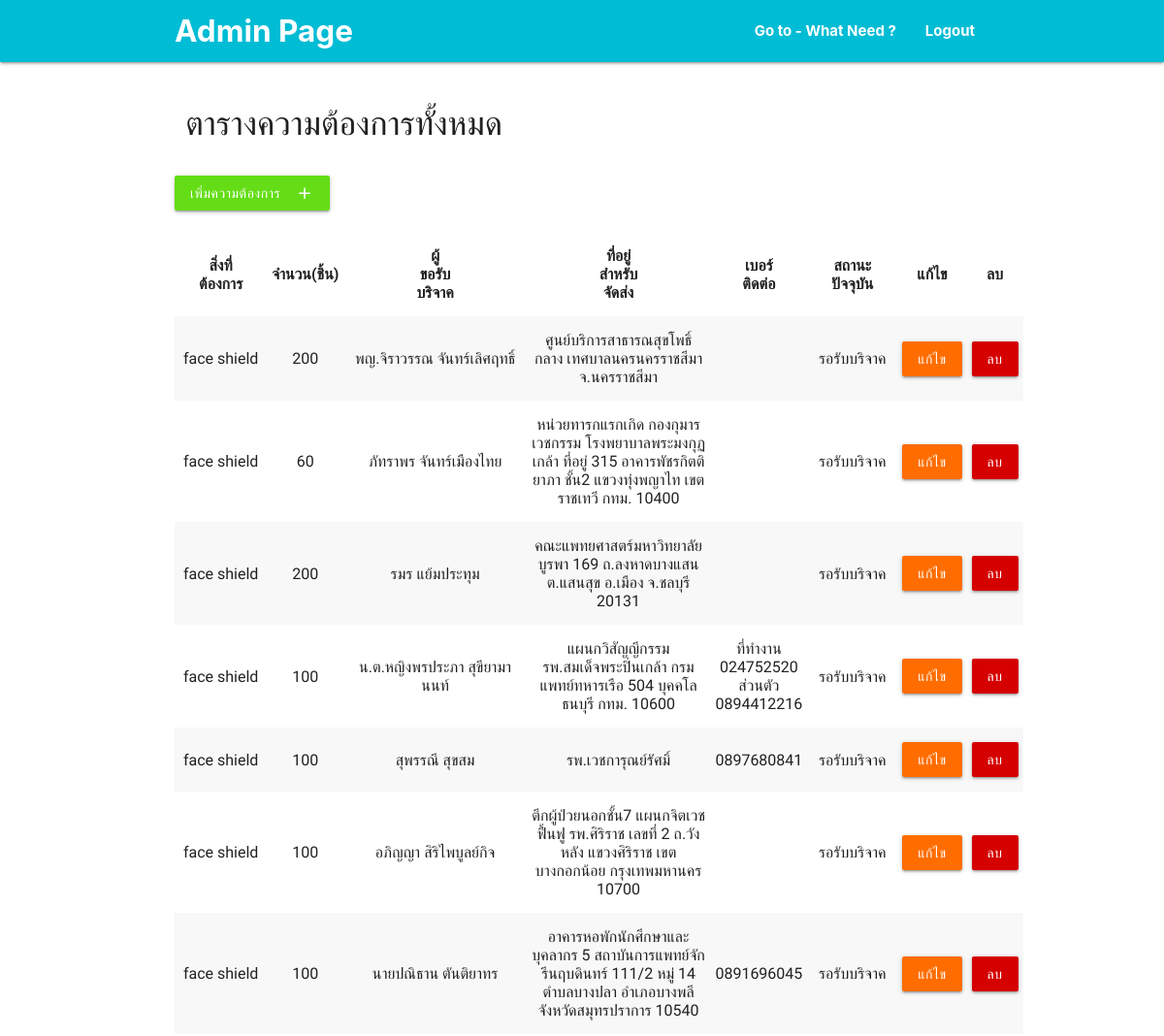
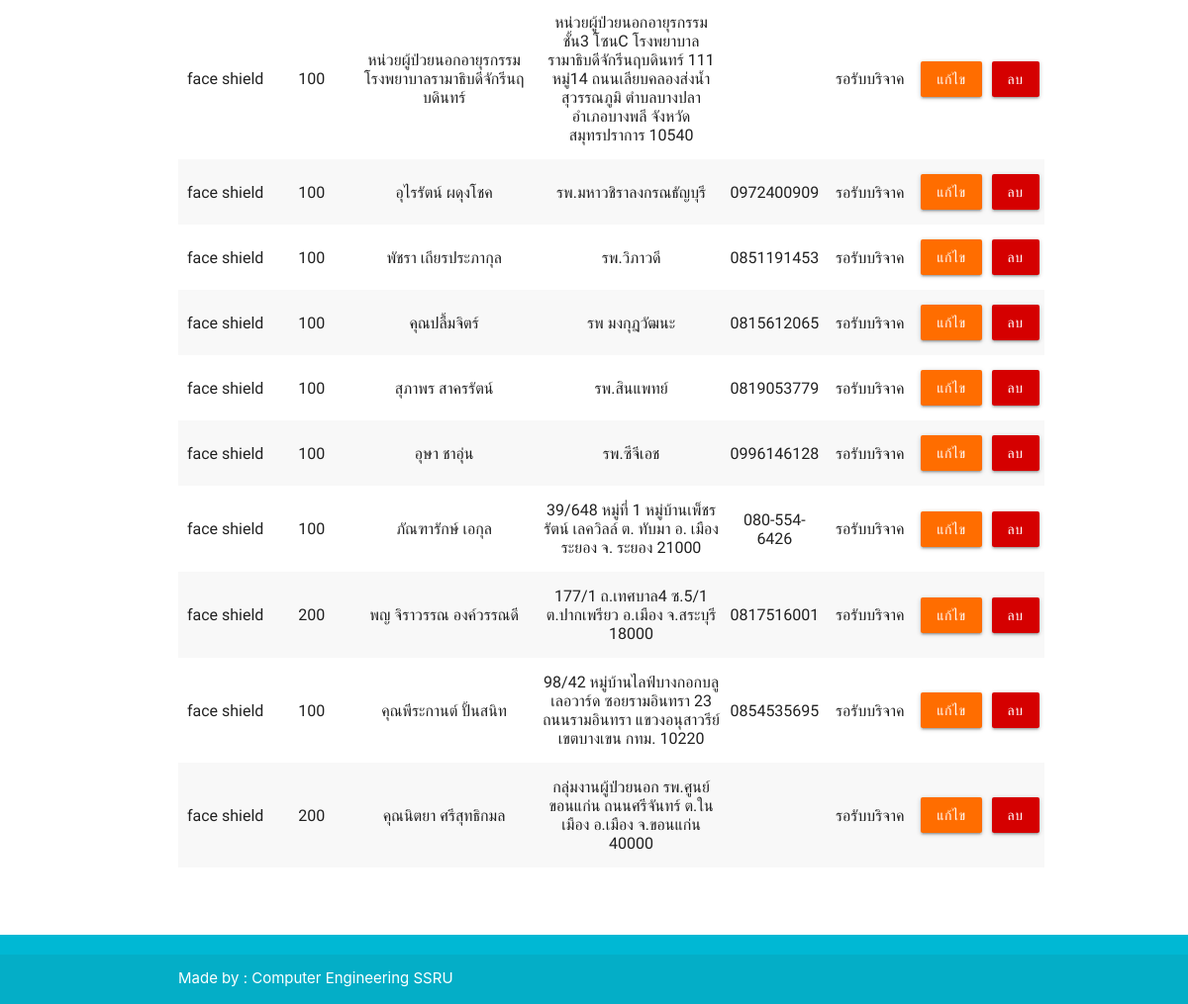
Page /admin/admin_page.php?alert=3 on the committed database (2 pictures, top to bottom).
### tables this page shows
CREATE TABLE `save_med` (
  `id` int(10) NOT NULL,
  `need` text NOT NULL,
  `piece` int(11) NOT NULL,
  `place` text NOT NULL,
  `applicant` text NOT NULL,
  `contact` text NOT NULL,
  `status` text NOT NULL
);

### admin/admin_page.php (the view, shortened to what this page needs)
<?php
require './../server/server.php';
$sql = "SELECT `id`, `need`, `piece`, `place`,`applicant`,`contact`, `status` FROM save_med ";
$result = mysqli_query($connect, $sql);
?>
<!DOCTYPE html>
<html lang="en">
<head>
    <link rel="stylesheet" href="../css/font.css">
    <link href="../css/materialize.css" type="text/css" rel="stylesheet" media="screen,projection" />
    <link href="../css/style.css" type="text/css" rel="stylesheet" media="screen,projection" />
</head>
<body>
    <nav class="cyan" role="navigation">
        <div class="nav-wrapper container">
            <a id="logo-container" href="admin_page.php" class="brand-logo white-text"><b>Admin Page</b></a>
            <ul class="right hide-on-med-and-down">
                <li><a href="../need.php" target="_blank" class="white-text"><b>Go to - What Need ?</b></a></li>
                <li><a href="../index.php" class="white-text"><b>Logout</b></a></li>
            </ul>
        </div>
    </nav>
    <div class="container">
        <br>
        <div class="row">
            <div class="col 6">
                <h4>ตารางความต้องการทั้งหมด</h4>
            </div>
        </div>
        <a href="form_add_need.php">
            <button type="submit" class="btn waves-effect waves-light light-green accent-4">เพิ่มความต้องการ
                <i class="material-icons right">add</i>
            </button>
        </a><br><br>
        <table class="striped">
            <thead>
                <tr>
                    <th style="padding-right: 25px; padding-left: 25px">สิ่งที่ต้องการ</th>
                    <th>จำนวน(ชิ้น)</th>
                    <th style="padding-right: 75px; padding-left: 75px">ผู้ขอรับบริจาค</th>
                    <th style="padding-right: 75px; padding-left: 75px">ที่อยู่สำหรับจัดส่ง</th>
                    <th style="padding-right: 25px; padding-left: 25px">เบอร์ติดต่อ</th>
                    <th style="padding-right: 25px; padding-left: 25px">สถานะปัจจุบัน</th>
                    <th>แก้ไข</th>
                    <th>ลบ</th>
                </tr>
            </thead>
            <tbody>
                <?php while ($row = mysqli_fetch_array($result)) {  ?>
                    <tr>
                        <td><?php echo $row['need'] ?></td>
                        <td><?php echo $row['piece'] ?></td>
                        <td><?php echo $row['applicant'] ?></td>
                        <td><?php echo $row['place'] ?></td>
                        <td><?php echo $row['contact'] ?></td>
                        <td><?php echo $row['status'] ?></td>
                        <td>
                            <a href="form_edit_need.php?333=<?php echo $row['id'] ?>">
                                <button type="submit" class="btn waves-effect waves-light orange accent-4">แก้ไข
                                </button>
                            </a>
                        </td>
                        <td>
                            <a href="delete_need.php?333=<?php echo $row['id'] ?>">
                                <button type="submit" class="btn waves-effect waves-light red accent-4 " onclick="return confirm('คุณต้องการลบรายการนี้ ใช่หรือไม่ ?')">ลบ
                                </button>
                            </a>
                        </td>
                    </tr>
                <?php } ?>
            </tbody>
        </table>
        <br><br><br>
    </div>
    <footer class="page-footer cyan accent-4">
        <div class="footer-copyright">
            <div class="container white-text">
                Made by : <a class="white-text text-lighten-3" href="login.php">Computer Engineering SSRU</a>
            </div>
        </div>
    </footer>
</body>
</html>

### css/style.css (style rules this page uses)
nav ul a, nav .brand-logo { color: #444; }
footer.page-footer { margin: 0; }

### admin/admin_page.php (style rules this page uses)
th , td { text-align :center; font-family:'Itim', cursive; }

### rows in the picture
save_med: need "face shield", piece "200", applicant "พญ.จิราวรรณ จันทร์เลิศฤทธิ์", place "ศูนย์บริการสาธารณสุขโพธิ์กลาง เทศบาลนครนครราชสีมา จ.นครราชสีมา", status "รอรับบริจาค"
save_med: need "face shield", piece "60", applicant "ภัทราพร จันทร์เมืองไทย", place "หน่วยทารกแรกเกิด กองกุมารเวชกรรม โรงพยาบาลพระมงกุฏเกล้า ที่อยู่ 315 อาคารพัชรกิตติยาภา ชั้น2 แขวงทุ่งพญาไท เขตราชเทวี กทม. 10400", status "รอรับบริจาค"
save_med: need "face shield", piece "200", applicant "รมร แย้มประทุม", place "คณะแพทยศาสตร์มหาวิทยาลัยบูรพา 169 ถ.ลงหาดบางแสน ต.แสนสุข อ.เมือง จ.ชลบุรี 20131", status "รอรับบริจาค"
save_med: need "face shield", piece "100", applicant "น.ต.หญิงพรประภา สุขียามานนท์", place "แผนกวิสัญญีกรรม รพ.สมเด็จพระปิ่นเกล้า กรมแพทย์ทหารเรือ 504 บุคคโล ธนบุรี กทม. 10600", contact "ที่ทำงาน 024752520 ส่วนตัว 0894412216", status "รอรับบริจาค"
save_med: need "face shield", piece "100", applicant "สุพรรณี สุขสม", place "รพ.เวชการุณย์รัศมิ์", contact "0897680841", status "รอรับบริจาค"
save_med: need "face shield", piece "100", applicant "อภิญญา สิริไพบูลย์กิจ", place "ตึกผู้ป่วยนอกชั้น7 แผนกจิตเวชฟื้นฟู รพ.ศิริราช เลขที่ 2 ถ.วังหลัง แขวงศิริราช เขตบางกอกน้อย กรุงเทพมหานคร 10700", status "รอรับบริจาค"
save_med: need "face shield", piece "100", applicant "นายปณิธาน ตันติยาทร", place "อาคารหอพักนักศึกษาและบุคลากร 5 สถาบันการแพทย์จักรีนฤบดินทร์ 111/2 หมู่ 14 ตำบลบางปลา อำเภอบางพลี จังหวัดสมุทรปราการ 10540", contact "0891696045", status "รอรับบริจาค"
save_med: need "face shield", piece "100", applicant "หน่วยผู้ป่วยนอกอายุรกรรม โรงพยาบาลรามาธิบดีจักรีนฤบดินทร์", place "หน่วยผู้ป่วยนอกอายุรกรรม ชั้น3 โซนC โรงพยาบาลรามาธิบดีจักรีนฤบดินทร์ 111 หมู่14 ถนนเลียบคลองส่งน้ำสุวรรณภูมิ ตำบลบางปลา อำเภอบางพลี จังหวัดสมุทรปราการ 10540", status "รอรับบริจาค"
save_med: need "face shield", piece "100", applicant "อุไรรัตน์ ผดุงโชค", place "รพ.มหาวชิราลงกรณธัญบุรี", contact "0972400909", status "รอรับบริจาค"
save_med: need "face shield", piece "100", applicant "พัชรา เถียรประภากุล", place "รพ.วิภาวดี", contact "0851191453", status "รอรับบริจาค"
save_med: need "face shield", piece "100", applicant "คุณปลื้มจิตร์", place "รพ มงกุฎวัฒนะ", contact "0815612065", status "รอรับบริจาค"
save_med: need "face shield", piece "100", applicant "สุภาพร สาครรัตน์", place "รพ.สินแพทย์", contact "0819053779", status "รอรับบริจาค"
save_med: need "face shield", piece "100", applicant "อุษา ชาอุ่น", place "รพ.ซีจีเอช", contact "0996146128", status "รอรับบริจาค"
save_med: need "face shield", piece "100", applicant "ภัณฑารักษ์ เอกุล", place "39/648 หมู่ที่ 1 หมู่บ้านเพ็ชรรัตน์ เลควิลล์ ต. ทับมา อ. เมืองระยอง จ. ระยอง 21000", contact "080-554-6426", status "รอรับบริจาค"
save_med: need "face shield", piece "200", applicant "พญ จิราวรรณ องค์วรรณดี", place "177/1 ถ.เทศบาล4 ซ.5/1 ต.ปากเพรียว อ.เมือง จ.สระบุรี 18000", contact "0817516001", status "รอรับบริจาค"
save_med: need "face shield", piece "100", applicant "คุณพีระกานต์ ปั้นสนิท", place "98/42 หมู่บ้านไลฟ์บางกอกบลูเลอวาร์ด ซอยรามอินทรา 23 ถนนรามอินทรา แขวงอนุสาวรีย์ เขตบางเขน กทม. 10220", contact "0854535695", status "รอรับบริจาค"
save_med: need "face shield", piece "200", applicant "คุณนิตยา ศรีสุทธิกมล", place "กลุ่มงานผู้ป่วยนอก รพ.ศูนย์ขอนแก่น ถนนศรีจันทร์ ต.ในเมือง อ.เมือง จ.ขอนแก่น 40000", status "รอรับบริจาค"
